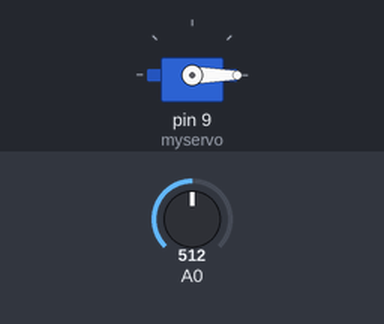
This sketch was run on a simulated Arduino Uno, built with avr-gcc and run on an emulated ATmega328P. On the bench: servo. Inputs (shaded band) come from the test bench; at power-on: A0 = 512. What the sketch prints to the serial monitor is not drawn.

Above: at 0.05 s.
Timing chart, 0 to 3.0 s (numbered marks = the images above):
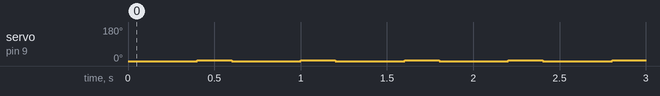

The sketch:

02c-the-icarus-servo.ino
```cpp
#include <Servo.h>

Servo myservo;
int pos = 0;

void setup() {
  myservo.attach(9); // Servo output
  Serial.begin(9600);
}

void loop() {
  int highestLightLevel = 0;
  int newpos = pos;
  for (int i = -1; i <= 1; i++) { // Iterates i through the values -1, 0, 1 - corresponding to "left", "centre", and "right"
    // Calcuate next position to take a light reading from
    int testpos = pos + i * 5;
    if (testpos < 0) testpos = 0;
    if (testpos > 180) testpos = 180;

    // Move to that position
    myservo.write(testpos);
    delay(200); // The the servo time to reach it's target before taking a light reading

    // Take a light reading
    int light = analogRead(A0); // Photoresistor input

    // If that reading is the highest so far, save it and the tested position to refer to later
    if (light > highestLightLevel) {
      highestLightLevel = light;
      newpos = testpos;
    }
  }

  // Update the "current" position of the servo to the one that produced the highest light reading
  pos = newpos;

  Serial.println(highestLightLevel);
}
```

Measured:
- by itself, servo on pin 9 (myservo): alternates 5° for 0.20 s and 0° for 0.40 s
